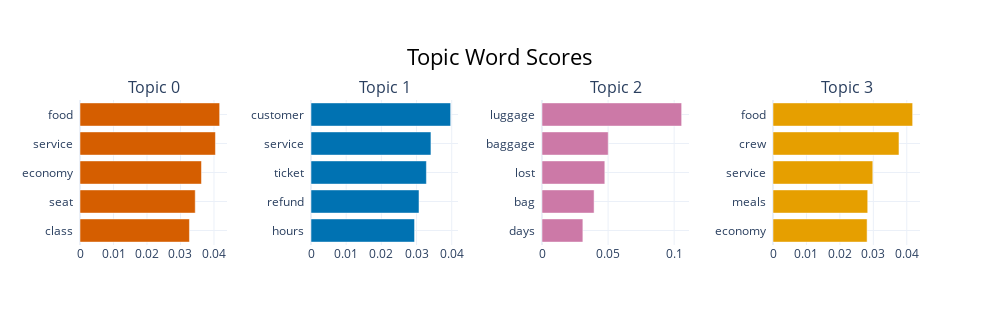

Notebook code cell kept with this figure:
### Code cell
topic_model.visualize_barchart()

### Figure 1 — Plotly figure (JSON) as saved in the notebook; plotly's stock layout.template omitted (floating-point values rounded to 4 significant figures)
{"data": [{"marker": {"color": "#D55E00"}, "orientation": "h", "type": "bar", "x": [0.03267, 0.0344, 0.03627, 0.04043, 0.04169], "xaxis": "x", "y": ["class  ", "seat  ", "economy  ", "service  ", "food  "], "yaxis": "y"}, {"marker": {"color": "#0072B2"}, "orientation": "h", "type": "bar", "x": [0.02943, 0.0307, 0.0328, 0.03409, 0.03969], "xaxis": "x2", "y": ["hours  ", "refund  ", "ticket  ", "service  ", "customer  "], "yaxis": "y2"}, {"marker": {"color": "#CC79A7"}, "orientation": "h", "type": "bar", "x": [0.03092, 0.0394, 0.04753, 0.05011, 0.1057], "xaxis": "x3", "y": ["days  ", "bag  ", "lost  ", "baggage  ", "luggage  "], "yaxis": "y3"}, {"marker": {"color": "#E69F00"}, "orientation": "h", "type": "bar", "x": [0.02813, 0.02832, 0.02984, 0.03767, 0.04175], "xaxis": "x4", "y": ["economy  ", "meals  ", "service  ", "crew  ", "food  "], "yaxis": "y4"}], "layout": {"annotations": [{"font": {"size": 16}, "showarrow": false, "text": "Topic 0", "x": 0.0875, "xanchor": "center", "xref": "paper", "y": 1, "yanchor": "bottom", "yref": "paper"}, {"font": {"size": 16}, "showarrow": false, "text": "Topic 1", "x": 0.3625, "xanchor": "center", "xref": "paper", "y": 1, "yanchor": "bottom", "yref": "paper"}, {"font": {"size": 16}, "showarrow": false, "text": "Topic 2", "x": 0.6375, "xanchor": "center", "xref": "paper", "y": 1, "yanchor": "bottom", "yref": "paper"}, {"font": {"size": 16}, "showarrow": false, "text": "Topic 3", "x": 0.9125, "xanchor": "center", "xref": "paper", "y": 1, "yanchor": "bottom", "yref": "paper"}], "height": 325, "hoverlabel": {"bgcolor": "white", "font": {"family": "Rockwell", "size": 16}}, "showlegend": false, "title": {"font": {"color": "Black", "size": 22}, "text": "Topic Word Scores", "x": 0.5, "xanchor": "center", "yanchor": "top"}, "width": 1000, "xaxis": {"anchor": "y", "domain": [0, 0.175], "showgrid": true}, "xaxis2": {"anchor": "y2", "domain": [0.275, 0.45], "showgrid": true}, "xaxis3": {"anchor": "y3", "domain": [0.55, 0.725], "showgrid": true}, "xaxis4": {"anchor": "y4", "domain": [0.825, 1], "showgrid": true}, "yaxis": {"anchor": "x", "domain": [0, 1], "showgrid": true}, "yaxis2": {"anchor": "x2", "domain": [0, 1], "showgrid": true}, "yaxis3": {"anchor": "x3", "domain": [0, 1], "showgrid": true}, "yaxis4": {"anchor": "x4", "domain": [0, 1], "showgrid": true}}}
